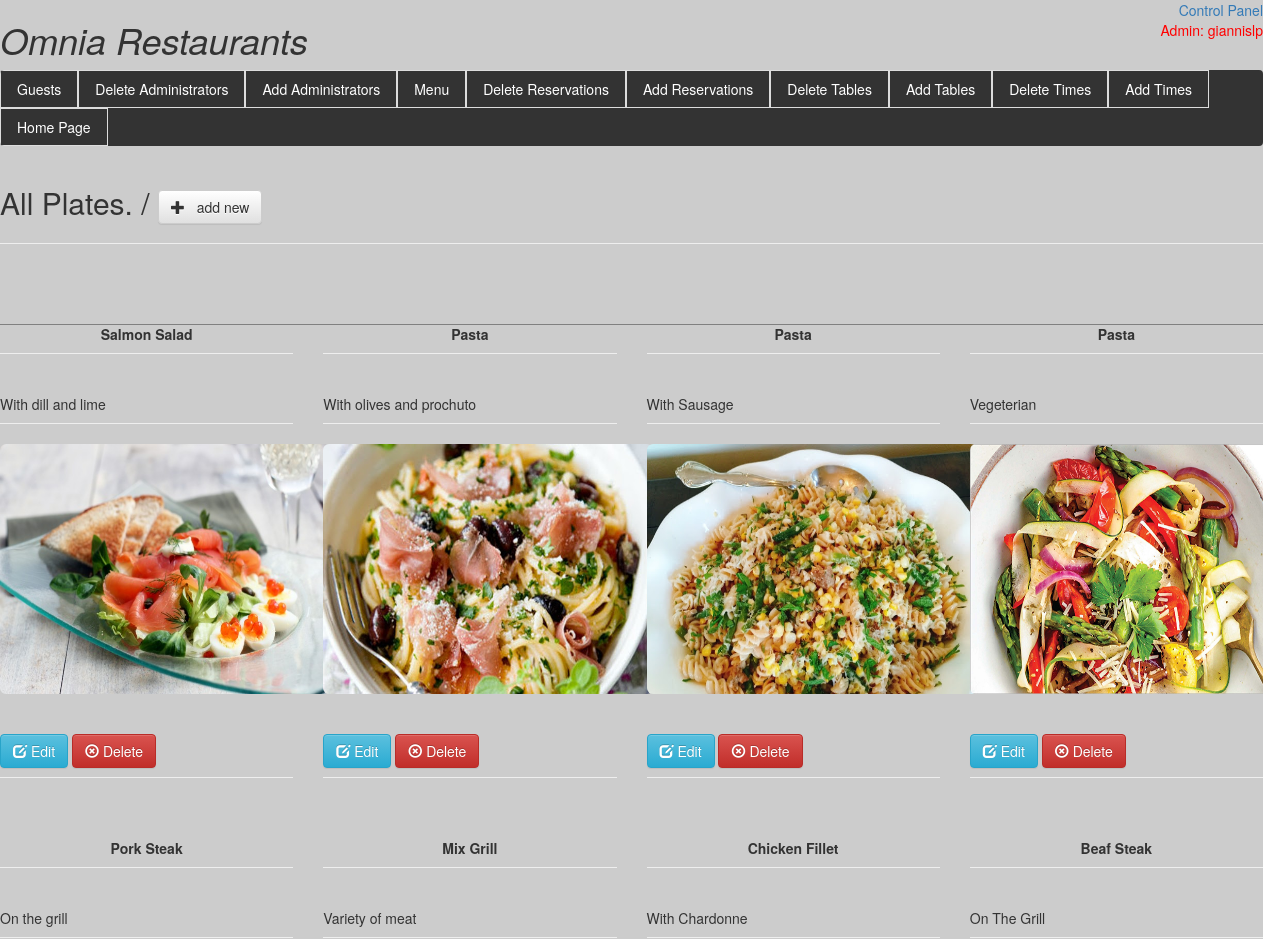
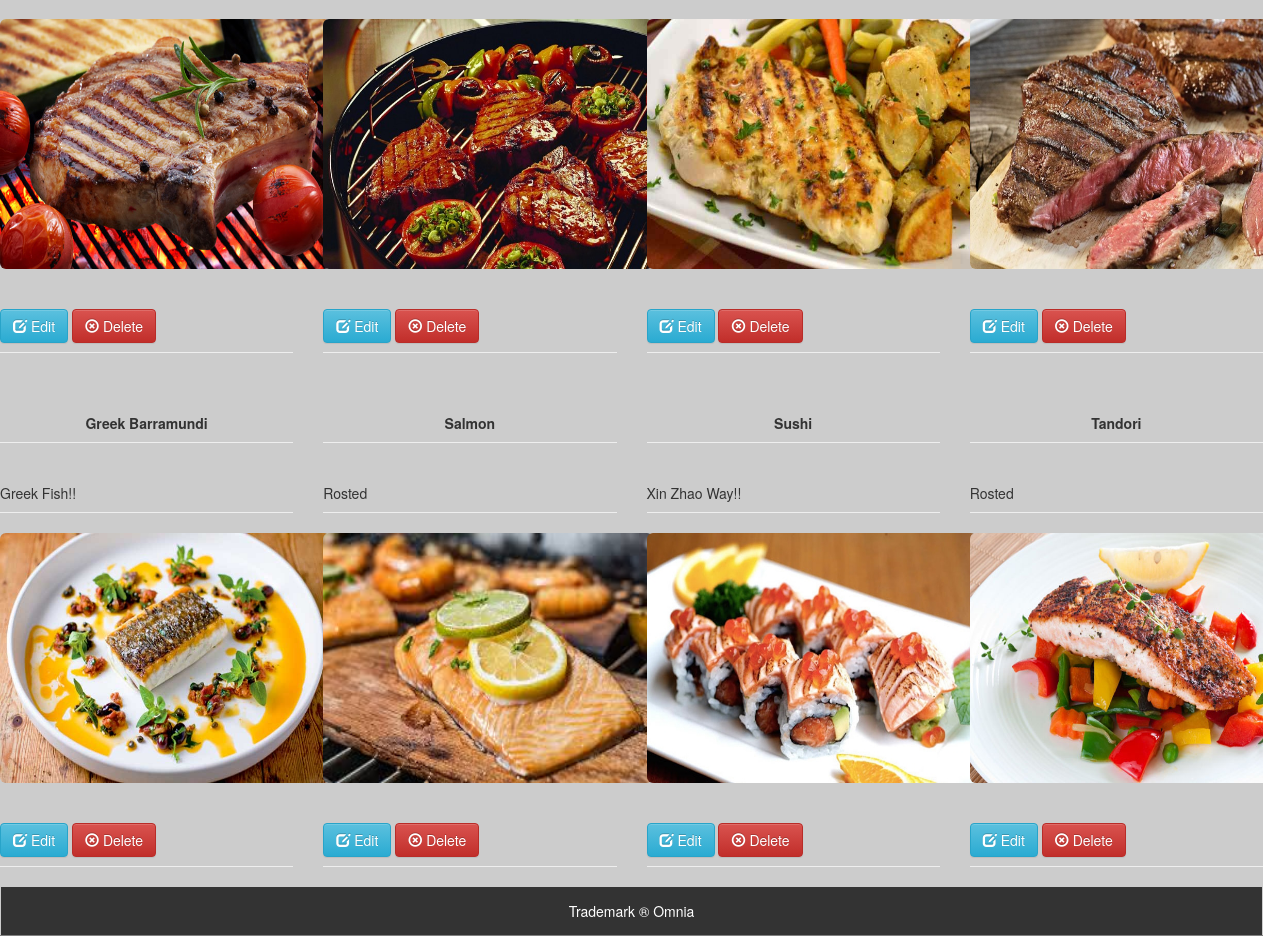
Page /My_Restaurant/admin/admin_menu/index.php (signed in) on the committed database (2 pictures, top to bottom).
### tables this page shows
CREATE TABLE `menu` (
  `userID` int(11) NOT NULL,
  `userName` varchar(50) NOT NULL,
  `userProfession` varchar(255) NOT NULL,
  `userPic` varchar(255) NOT NULL
);

### My_Restaurant/admin/admin_menu/index.php (the view, shortened to what this page needs)
<?php
	require_once 'dbconfig.php';
?>
<!DOCTYPE html PUBLIC "-//W3C//DTD XHTML 1.0 Transitional//EN" "http://www.w3.org/TR/xhtml1/DTD/xhtml1-transitional.dtd">
<html>
<head>
<link rel="stylesheet" href="bootstrap/css/bootstrap.min.css">
<link rel="stylesheet" href="bootstrap/css/bootstrap-theme.min.css">
</head>
<body style=" background-color: #cccccc;">
    <div class="header">
      <h1>Omnia Restaurants</h1>
    </div>
    <div class="cp" style="text-align:right;"><a>Control Panel</a></div>
     <div style="text-align: right; color: red;">
    <?php
         if (isset($_SESSION['admin'])){
              echo 'Admin: ';
              echo $_SESSION['adminUsername'] ;
          }
      ?>
    </div>
<div class="pagination">
   <a href="../users.php">Guests</a>
  <a href=../admin_select.php>Delete Administrators</a>
  <a href="../design_add_admin.php">Add Administrators</a>
  <a href="Index.php">Menu</a>
  <a href="../admindeletereserve.php">Delete Reservations</a>
  <a href="../adminaddreserve.php">Add Reservations</a>
  <a href="../tables.php">Delete Tables</a>
  <a href="../addtables.php">Add Tables</a>
   <a href="../times.php">Delete Times</a>
   <a href="../addtime.php"> Add Times</a>
  <a href="../../home.php">Home Page</a>
</div>
	<div class="page-header">
    	<h1 class="h2">All Plates. / <a class="btn btn-default" href="addnew.php"> <span class="glyphicon glyphicon-plus"></span> &nbsp; add new </a></h1>
    </div>
<br />
<div class="row">
<?php
	$stmt = $DB_con->prepare('SELECT userID, userName, userProfession, userPic FROM menu ORDER BY userID DESC');
	$stmt->execute();
	if($stmt->rowCount() > 0)
	{
		while($row=$stmt->fetch(PDO::FETCH_ASSOC))
		{
			extract($row);
			?>
			<div class="col-xs-3">
                            <p class="page-header" style="text-align:center; font-weight: bold;"><?php echo"" .$userName?></p>
                            <p class="page-header"style="text-align:left;"><?php echo"".$userProfession ?></p>
				<img src="user_images/<?php echo $row['userPic']; ?>" class="img-rounded" width="330px" height="250px" />
				<p class="page-header">
				<span>
				<a class="btn btn-info" href="editform.php?edit_id=<?php echo $row['userID']; ?>" title="click for edit" onclick="return confirm('sure to edit ?')"><span class="glyphicon glyphicon-edit"></span> Edit</a>
				<a class="btn btn-danger" href="?delete_id=<?php echo $row['userID']; ?>" title="click for delete" onclick="return confirm('sure to delete ?')"><span class="glyphicon glyphicon-remove-circle"></span> Delete</a>
				</span>
				</p>
			</div>
			<?php
		}
	}
echo '<br><br>';
include '../../footer.php';
?>
</body>
</html>

### My_Restaurant/admin/admin_menu/index.php (style rules this page uses)
.pagination { width: 100%; display: inline-block; padding-bottom: auto; list-style-type: none; margin: 0; padding: 0; overflow: hidden; background-color: #333; }
.pagination a { color: white; float: left; padding: 8px 16px; text-decoration: none; transition: background-color .3s; border: 1px solid #ddd; }
.header h1 { position: relative; font-style: oblique; float: left; }

### rows in the picture
menu: userName "Salmon Salad", userProfession "With dill and lime", userPic (picture)
menu: userName "Pasta", userProfession "With olives and prochuto", userPic (picture)
menu: userName "Pasta", userProfession "With Sausage", userPic (picture)
menu: userName "Pasta", userProfession "Vegeterian", userPic (picture)
menu: userName "Pork Steak", userProfession "On the grill", userPic (picture)
menu: userName "Mix Grill", userProfession "Variety of meat", userPic (picture)
menu: userName "Chicken Fillet", userProfession "With Chardonne", userPic (picture)
menu: userName "Beaf Steak", userProfession "On The Grill", userPic (picture)
menu: userName "Greek Barramundi", userProfession "Greek Fish!!", userPic (picture)
menu: userName "Salmon", userProfession "Rosted", userPic (picture)
menu: userName "Sushi", userProfession "Xin Zhao Way!!", userPic (picture)
menu: userName "Tandori", userProfession "Rosted", userPic (picture)

### other values in the picture
$_SESSION['adminUsername'] "giannislp"
